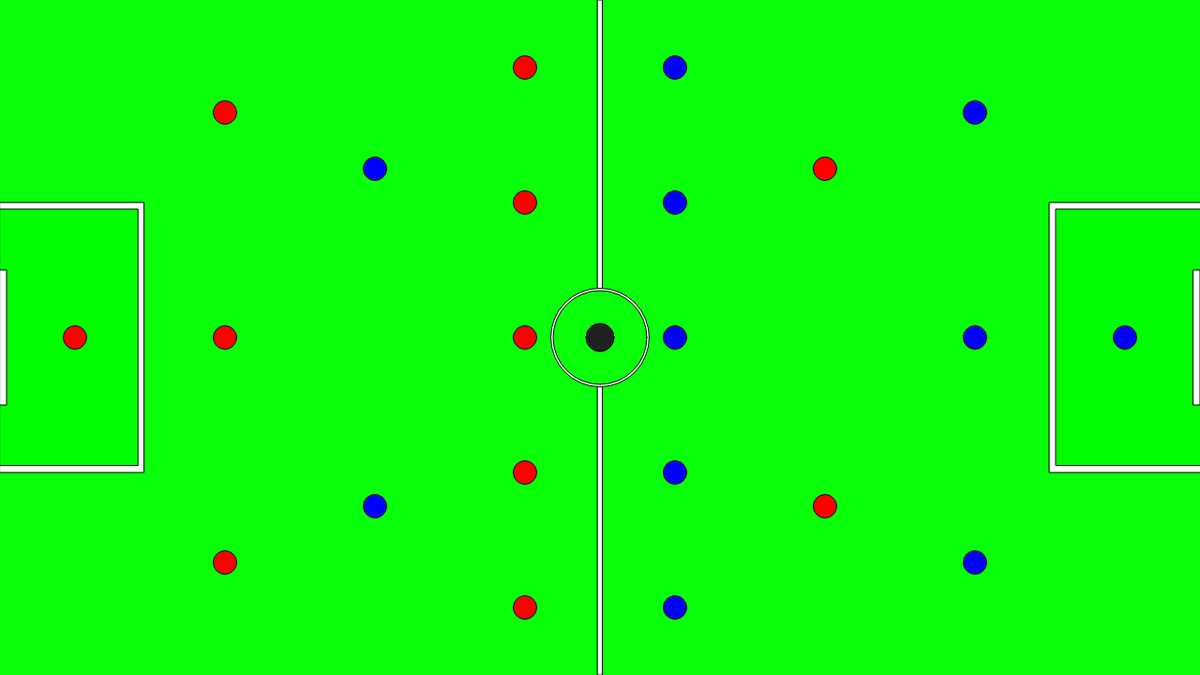
Frame 1 (no input)
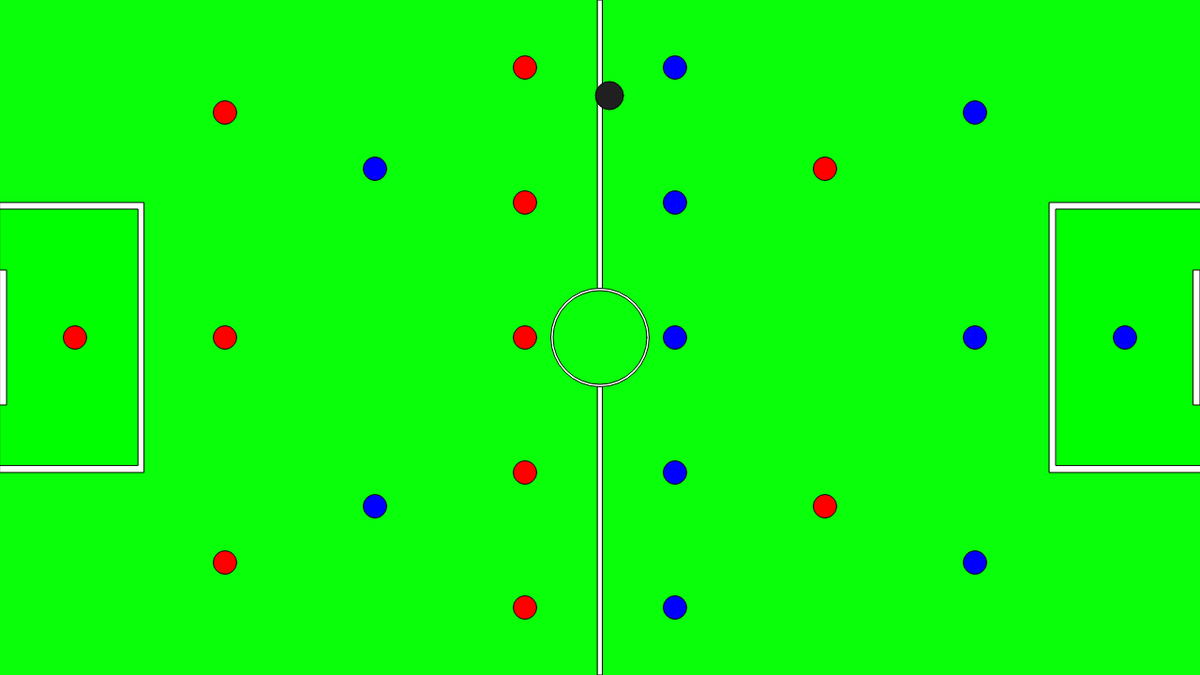
Frame 60 (no input)
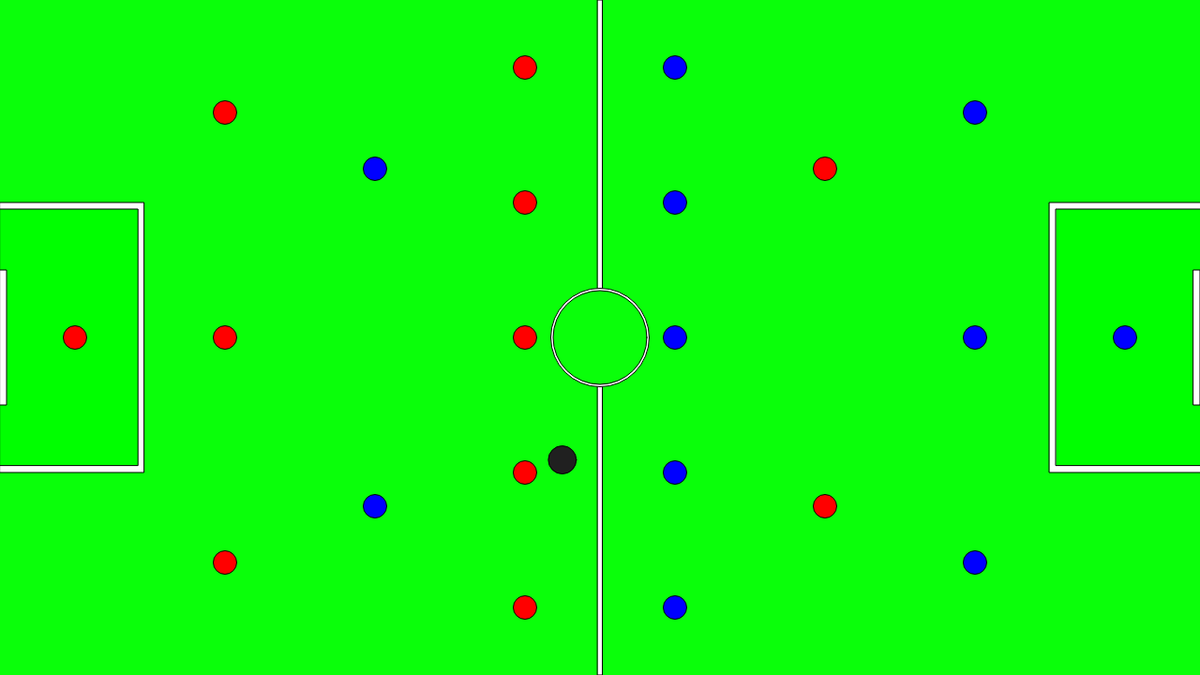
Frame 120 (the mouse pressed at the canvas centre since frame 60)

The p5.js sketch that drew these frames (run headless with seeded random() and noise() and a simulated clock; from frame 60 on, the mouse is pressed at the canvas centre):

// p5.js sketch
// ── sketch.js
var ball;
function setup()
{
	//use screen.width in the final version
	createCanvas(1280,720);
	ball = new Ball();

}

function draw()
{
	background(10,255,10);  
	ball.setupField();
	ball.setupPlayers();
	ball.show();
	ball.moveBall();
	ball.kickCheck();
	//console.log(0.45*height, ball.y, 0.55*height);
	ball.edgeCheck();
}
// ── running.js
function Ball() 
{
	//Use screen.width in the final version
	this.x = width/2;
	this.y = height/2;
	this.xspeed = 3;
	this.yspeed = 6;
	this.aGoals = 0;
	this.bGoals = 0;

	team = [1,3,2,5,5,2,3,1];
	teamLocation = [0,0,0,0,0,0,0,0,0];
	kickForce = 30;

	this.setupPlayers = function()
	{
		for (var i = 0; i < 8; i++) {
			for (var j = 0; j < team[i]; j++) {
				if (i == 0 || i == 1 || i == 3 || i == 5)
					fill(255, 0, 0);
				else
					fill(0,0,255);
				ellipse(((i+0.5)*width)/8 , ((j+0.5)*height/team[i]) + teamLocation[i], 25,25);
			}
		}
	}

	this.setupField = function()
	{
		fill(255);
		rect(0,height*0.3, width*0.12, height*0.4);
		rect((width*0.88)-7,height*0.3, width*0.13, height*0.4);
		fill(0,255,0);
		rect(0,(height*0.3)+7, width*0.115, height*0.38);
		rect(width*0.88,(height*0.3)+7, width*0.13, height*0.38);
		fill(255);
		rect(0, (height*0.4), 7, (height/5));
		rect(width-7, (height*0.4), 7, (height/5));
		rect((width/2)-2.5, 0, 5, height)
		ellipse(width/2, height/2, 20, 20);
		ellipse(width/2, height/2, 105, 105);
		fill(10, 255, 10);
		ellipse(width/2, height/2, 100, 100);
	}

	this.reset = function()
	{
		this.x = width/2;
		this.y = height/2;
	}

	this.show = function() 		
	{
		fill(32,32,32);
		ellipse(this.x, this.y, 30, 30);
	}

	this.moveBall = function()
	{
		this.x += this.xspeed;
		this.y += this.yspeed;
	}

	this.kickCheck = function()
	{
		for(var i = 0; i < 8; i++)
		{
			if((this.x - 12.5) < (((i+0.5)*width)/8) && (((i+0.5)*width)/8) < (this.x + 12.5))
			{
				for(var j = 0; j < team[i]; j++)
				{
					if((this.y - 12.5) < (((j+0.5)*height/team[i]) + teamLocation[i]) && (((j+0.5)*height/team[i]) + teamLocation[i]) < (this.y + 12.5))
					{
						console.log("Kick");
						var k = ((this.y - (((j+0.5)*height/team[i]) + teamLocation[i]))/(this.x - (((i+0.5)*width)/8)));
						this.xspeed = -k*this.xspeed;
						this.yspeed = -this.yspeed/k;
						break;
					}
				}
			}
		}
	}

	this.edgeCheck = function()
	{	
		var temp = 0;
		if(this.y > height || this.y < 0)
		{
			temp = 1;
			console.log("Top or Bottom");
			this.yspeed = -this.yspeed;
		}
		if(this.x > width || this.x < 3)
		{
			temp = 2;
			console.log("Left or Right");
			this.xspeed = -this.xspeed;
		}
		if(temp != 0 && (0.55*height > this.y && 0.45*height < this.y)) //Fix these values
			if(temp == 2)
			{
				console.log("A GOOOAALLL");
				this.aGoals += 1;
				this.reset();
			}
			else
			{
				console.log("B GOOOOAALLL");
				this.bGoals += 1;
				this.reset();
			}

	}

}
